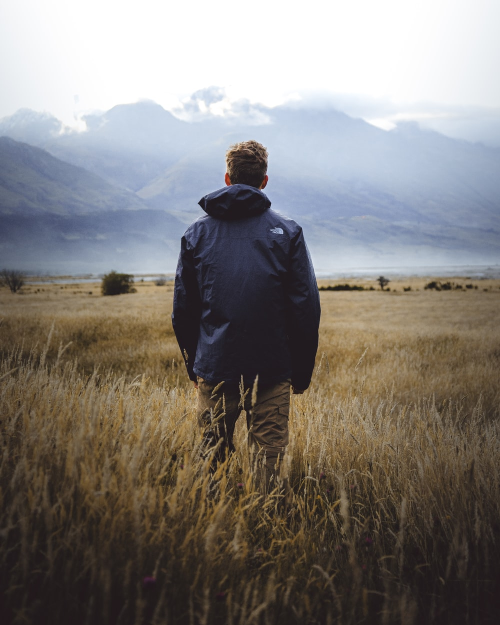
#> input picture detecting_colors/test.jpeg, 1000 x 1250 px (shown at 1/2 size)
$ python detectcolor.py
#> lines starting #> are read from the running program, lines starting #| are printed output that depends on the picture; after the words box and inside, x2 and y2 are one past the last pixel; in counts of white or black regions, pixels touching at a corner belong together
# Importing the python modules required
from cv2 import cv2
import numpy as np

# Just an empty function
def empty(a):
    pass

# Defining a trackbar for real time values of the thresholds
cv2.namedWindow("TrackBars")
cv2.resizeWindow("TrackBars", 640, 300)

# Setting the different values of the trackbar
cv2.createTrackbar("Hue Min", "TrackBars", 0, 179, empty)
cv2.createTrackbar("Hue Max", "TrackBars", 179, 179, empty)
cv2.createTrackbar("Sat Min", "TrackBars", 0, 255, empty)
cv2.createTrackbar("Sat Max", "TrackBars", 114, 255, empty)
cv2.createTrackbar("Val Min", "TrackBars", 0, 255, empty)
cv2.createTrackbar("Val Max", "TrackBars", 88, 255, empty)

while True:

    # Loading the image
    img = cv2.imread('test.jpeg')
#> img is the input picture: shape (1250, 1000, 3); mean B, G, R 122, 125.7, 130.3

    # Converting the BGR-default to HSV
    hsv = cv2.cvtColor(img, cv2.COLOR_BGR2HSV)
#> hsv: shape (1250, 1000, 3); mean H, S, V 53.1, 62, 139

    # Getting the trackbar values
    h_min = cv2.getTrackbarPos("Hue MIn", "TrackBars")
    h_max = cv2.getTrackbarPos("Hue Max", "TrackBars")
    s_min = cv2.getTrackbarPos("Sat MIn", "TrackBars")
    s_max = cv2.getTrackbarPos("Sat Max", "TrackBars")
    v_min = cv2.getTrackbarPos("Val MIn", "TrackBars")
    v_max = cv2.getTrackbarPos("Val Max", "TrackBars")

    # Setting the upper and lower limits of the mask
    lower = np.array([h_min, s_min, v_min])
    upper = np.array([h_max, s_max, v_max])

    # Masking the image with the threshold values
    mask = cv2.inRange(hsv, lower, upper)
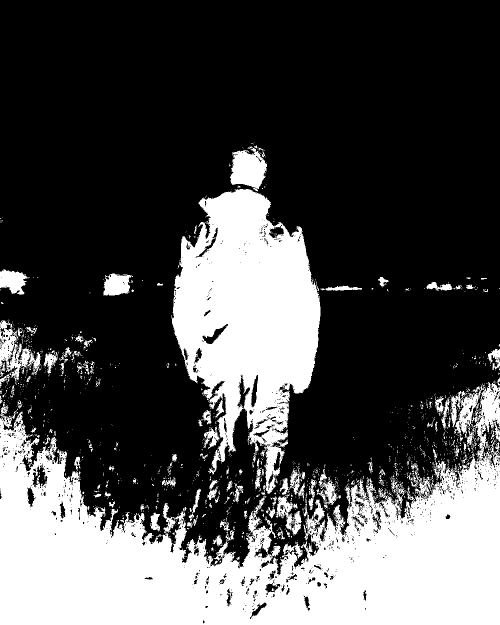
#> mask: shape (1250, 1000) (shown at 1/2 size); 30.3% white; 1623 white regions (1474 under 20 px), largest, box (x1, y1, x2, y2) and area: (0, 764, 1000, 1250) 241030, (343, 378, 641, 988) 105079, (460, 290, 534, 383) 4290

    # Saving the filtered out image
    result = cv2.bitwise_and(img, img, mask=mask)
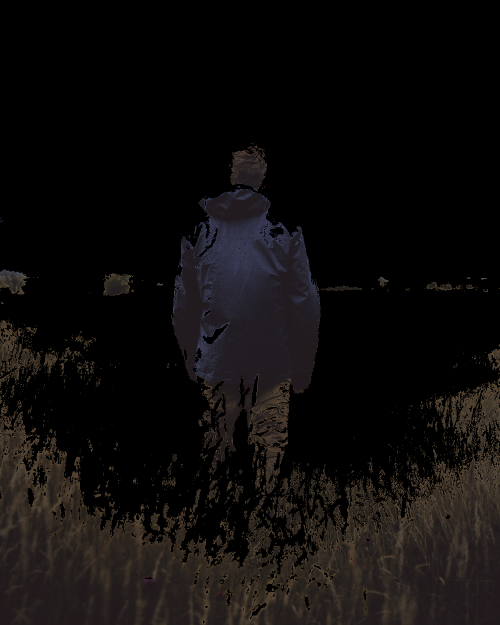
#> result: shape (1250, 1000, 3) (shown at 1/2 size); mean B, G, R 11.3, 12.1, 14.3

    # Showing the original and hsv image
    cv2.imshow('Original Image', img)
    cv2.imshow('HSV Image', hsv)
    cv2.imshow('Masked Image', mask)
    cv2.imshow('Resulted Image', result)
    cv2.waitKey(1)
